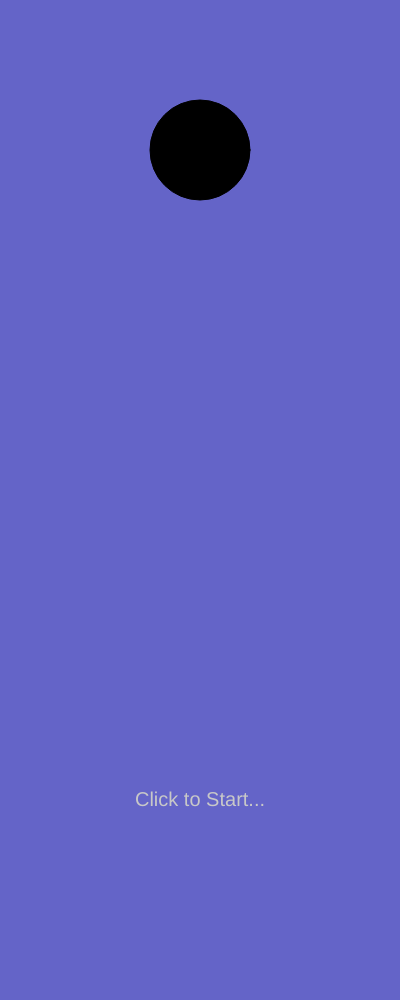
Frame 1 (no input)
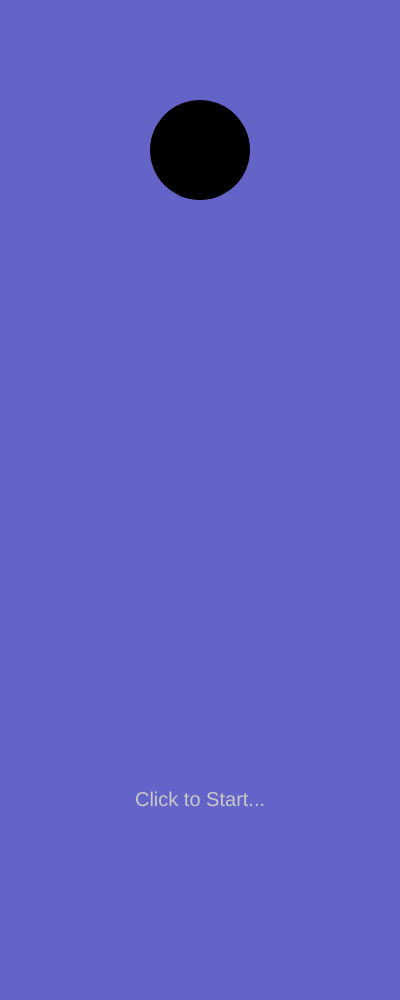
Frame 60 (no input)
Frame 120 (the mouse pressed at the canvas centre since frame 60): identical to frame 60, image omitted

The p5.js sketch that drew these frames (run headless with seeded random() and noise() and a simulated clock; from frame 60 on, the mouse is pressed at the canvas centre):

// p5.js sketch
// ── sketch.js
let target;
let screenWidth = 400;
let screen = 1;
let homeScreen;
let playScreen;
function setup(){
	createCanvas(screenWidth,windowHeight).position((windowWidth-screenWidth)/2,0);
	homeScreen = new HomeScreen();
	homeScreen.setup();
	playScreen = new PlayScreen();
	playScreen.setup();
}

function draw(){
	background(100,100,200);
	switch(screen){
		case 1: homeScreen.draw(); break;
		case 2: playScreen.draw(); break;
	}
}

function mouseClicked(){
	if(screen === 1){
		screen = 2;
	}else if(screen === 2){
		playScreen.pins.push(new Pin(playScreen.pin.pos.x,playScreen.pin.pos.y));
	}
}
// ── homeScreen.js
function HomeScreen(){
	let target;
	this.setup = ()=> {
		target = new Target();
	}

	this.draw = ()=> {
		target.show();
		fill(200);
		noStroke();
		textSize(20);
		textAlign(CENTER,CENTER);
		text("Click to Start...",width/2,height-200);
	}
}
// ── pin.js
function Pin(x,y){
	this.pos = createVector(x,y);
	this.topSize = 15;
	this.length = 60;
	this.topPos = createVector(0,this.length);
	this.speed = 5;
	this.angle = 0;

	this.show = ()=> {
		strokeWeight(2);
		stroke(0);
		push();
		translate(this.pos.x,this.pos.y);
		rotate(this.angle);
		line(0,0,this.topPos.x,this.topPos.y);
		fill(0)
		ellipse(this.topPos.x,this.topPos.y,this.topSize,this.topSize);
		pop();
	}

	this.update = ()=> {
		this.pos.y -= this.speed;
	}

	this.collide = (pins) => {
		pins.map((pin)=>{
			if(this.pos.x>pin.topPos.x-pin.topSize/2 && this.pos.x<pin.topPos.x+pin.topSize/2){
				if(this.pos.y>pin.topPos.y-pin.topSize/2 && this.pos.y<pin.topPos.y+pin.topSize/2){
					console.log('collided');
					return true;
				}
			}
		});
		return false;
	}

	this.hit = (target)=> {
		if(this.pos.y <= target.pos.y+target.size/2){
			return true;
		}
		return false;
	}
}
// ── playScreen.js
function PlayScreen(){
	let target;
	let isDead = false;
	let score = 0;
	this.pin;
	this.pins = [];
	this.setup = ()=> {
		target = new Target();
		this.pin = new Pin(width/2,height-150);
	}	

	this.draw = ()=> {
		target.update();
		target.show();
		for(let pin of this.pins){
			pin.show();
			pin.update();

			if(pin.hit(target)){
				score++;
				let angle = (180-target.angle);			
				pin.pos.x = (target.size/2)*sin(angle);
				pin.pos.y = -target.size/2 + (target.size/2)*(1- cos(angle));
				pin.angle = target.angle>180? 180 - target.angle%180 : (180 - target.angle) + 180;
				target.pinnedPins.push(pin);
				let index = this.pins.indexOf(pin);
				this.pins.splice(index,1);
			}
		}
		this.pin.show();
		this.scoreBoard();
		if(isDead){
			noLoop();
		}
	}

	this.scoreBoard = () =>{
		textAlign(CENTER,CENTER);
		fill(200);
		textSize(28);
		text(score,target.pos.x,target.pos.y);
	}
}
// ── target.js
function Target(){
	this.pos = createVector(width/2,150);
	this.size = 100;
	this.top = createVector(this.pos.x,this.pos.y-this.size/2);
	this.angle = 0;
	this.speed = 2;
	this.pinnedPins = [];
	
	this.show = ()=> {
		fill(0);
		push();
		translate(this.pos.x,this.pos.y);
		angleMode(DEGREES);
		rotate(this.angle);
		ellipse(0,0,this.size,this.size);
		this.pinnedPins.map((pin)=>{
			pin.show();
		}) 
		pop();
	}

	this.update = ()=> {
		this.angle += this.speed;
		this.angle %= 360;
	}
}
